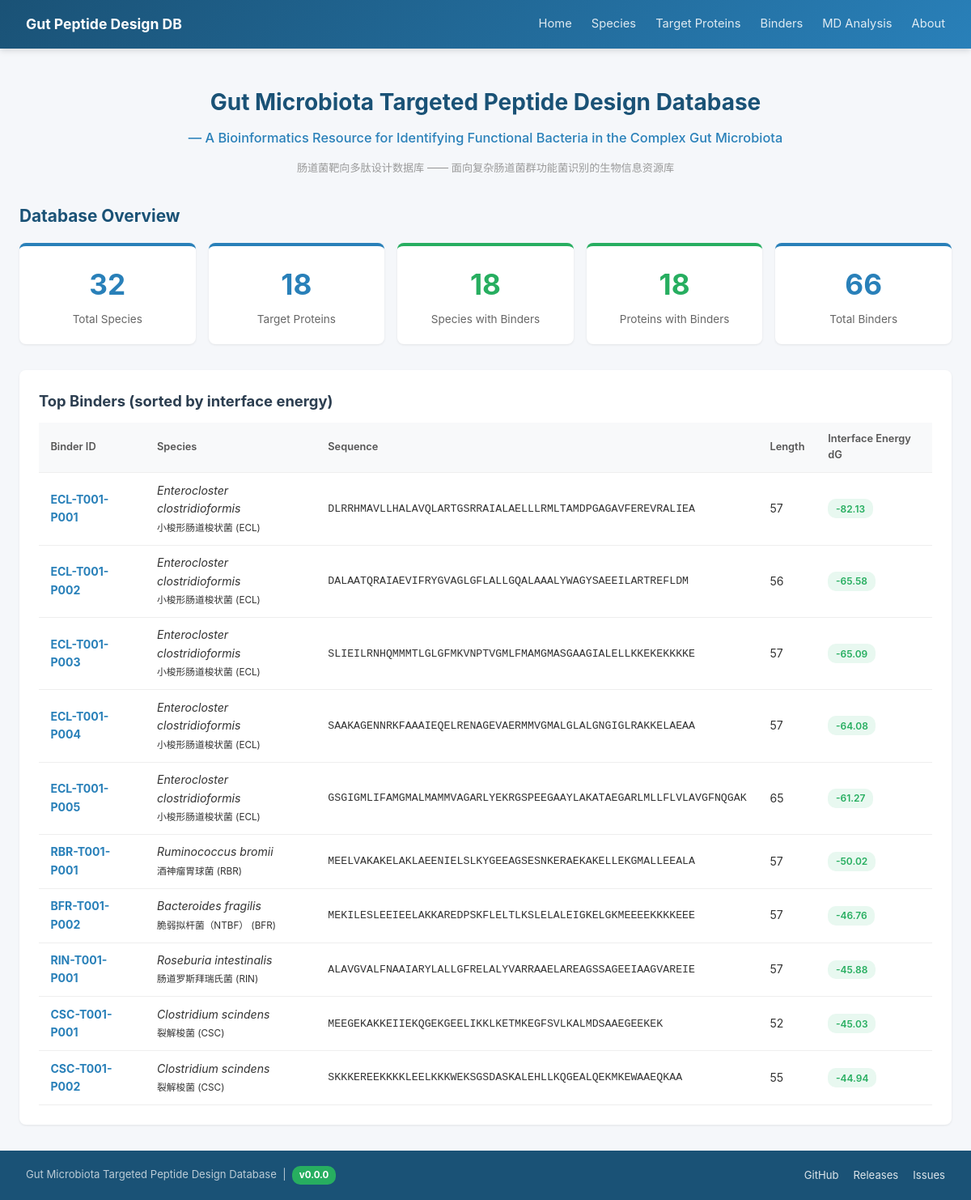
Before: / with the older database file.
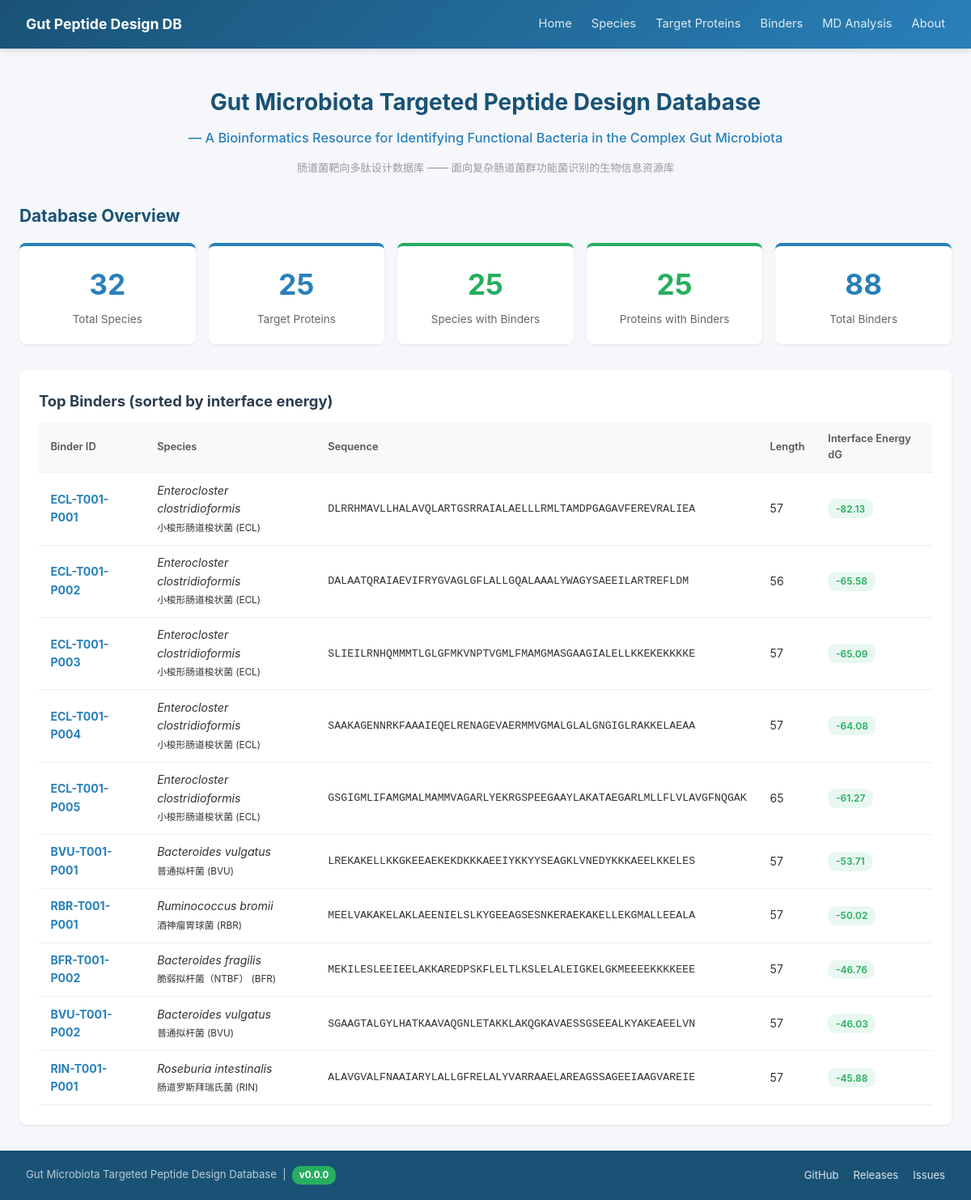
After: the same page with the newer database file.
### tables this page shows
CREATE TABLE Binder (
        Binder_ID       TEXT PRIMARY KEY,
        Species_ID      TEXT NOT NULL,
        Binder_Sequence TEXT,
        Length          INTEGER,
        Raw_Score       REAL,
        dG_sep_norm     REAL,
        dSASA_int       REAL,
        complex_norm    REAL,
        total_score     REAL,
        packstat        REAL,
        hbonds_int      INTEGER,
        pLDDT_total     REAL,
        pLDDT_binder    REAL,
        PAE_interaction REAL,
        binder_RMSD     REAL,
        target_RMSD     REAL,
        Sequence_File   TEXT,
        Structure_File  TEXT,
        Notes           TEXT,
        FOREIGN KEY (Species_ID) REFERENCES Species(Species_ID)
    );

CREATE TABLE Species (
        Species_ID      TEXT PRIMARY KEY,
        Scientific_Name TEXT NOT NULL,
        Chinese_Name    TEXT,
        Taxonomy_ID     INTEGER,
        Genome_Accession TEXT,
        Proteome_Source TEXT,
        Notes           TEXT
    );

### app.py (the view)
@app.route('/')
def index():
    db = get_db()
    s = {}
    s['species'] = db.execute("SELECT COUNT(*) FROM Species").fetchone()[0]
    s['proteins'] = db.execute("SELECT COUNT(*) FROM Target_Protein").fetchone()[0]
    s['binders'] = db.execute("SELECT COUNT(*) FROM Binder").fetchone()[0]
    s['success_species'] = db.execute("SELECT COUNT(DISTINCT Species_ID) FROM Binder").fetchone()[0]
    s['success_proteins'] = db.execute("""
        SELECT COUNT(DISTINCT p.Protein_ID) FROM Target_Protein p
        JOIN Binder b ON p.Species_ID = b.Species_ID
    """).fetchone()[0]
    recent = []
    if s['binders'] > 0:
        recent = db.execute("""
            SELECT b.*, s.Scientific_Name, s.Chinese_Name
            FROM Binder b JOIN Species s ON b.Species_ID = s.Species_ID
            ORDER BY b.Raw_Score ASC LIMIT 10
        """).fetchall()
    pending = db.execute("""
        SELECT Species_ID, Chinese_Name, Scientific_Name FROM Species
        WHERE Species_ID NOT IN (SELECT DISTINCT Species_ID FROM Binder)
        ORDER BY Species_ID
    """).fetchall()
    return render_template('index.html', stats=s, recent=recent, pending=pending)

### app.py (called while the page is built)
@app.context_processor
def inject_meta():
    return {'DB_VERSION': DB_VERSION, 'REPO_URL': REPO_URL}

def get_db():
    if 'db' not in g:
        g.db = sqlite3.connect(DB_PATH)
        g.db.row_factory = sqlite3.Row
    return g.db

### templates/index.html (shortened to what this page needs)
{% extends "base.html" %}
{% block content %}
<div style="text-align:center; padding:1rem 0 2rem;">
    <h1 style="font-size:1.75rem; color:#1a5276; margin-bottom:.7rem; line-height:1.35;">Gut Microbiota Targeted Peptide Design Database</h1>
    <p style="font-size:1.02rem; color:#2980b9; font-weight:500; margin-bottom:.9rem;">— A Bioinformatics Resource for Identifying Functional Bacteria in the Complex Gut Microbiota</p>
    <p style="font-size:.82rem; color:#999;">肠道菌靶向多肽设计数据库 —— 面向复杂肠道菌群功能菌识别的生物信息资源库</p>
</div>
<h2 style="font-size:1.3rem; color:#1a5276; margin-bottom:1rem;">Database Overview</h2>
<div class="stats-grid">
    <div class="stat-card"><div class="stat-number">{{ stats.species }}</div><div class="stat-label">Total Species</div></div>
    <div class="stat-card"><div class="stat-number">{{ stats.proteins }}</div><div class="stat-label">Target Proteins</div></div>
    <div class="stat-card stat-highlight"><div class="stat-number">{{ stats.success_species }}</div><div class="stat-label">Species with Binders</div></div>
    <div class="stat-card stat-highlight"><div class="stat-number">{{ stats.success_proteins }}</div><div class="stat-label">Proteins with Binders</div></div>
    <div class="stat-card"><div class="stat-number">{{ stats.binders }}</div><div class="stat-label">Total Binders</div></div>
</div>
{% if recent %}
<div class="card">
    <h2>Top Binders (sorted by interface energy)</h2>
    <table>
        <thead><tr><th>Binder ID</th><th>Species</th><th>Sequence</th><th>Length</th><th>Interface Energy dG</th></tr></thead>
        <tbody>
            {% for b in recent %}
            <tr>
                <td><a href="/binders/{{ b.Binder_ID }}"><strong>{{ b.Binder_ID }}</strong></a></td>
                <td><em>{{ b.Scientific_Name }}</em><br><small>{{ b.Chinese_Name }} ({{ b.Species_ID }})</small></td>
                <td style="font-family:monospace; font-size:.83rem;">{{ b.Binder_Sequence }}</td>
                <td>{{ b.Length or '-' }}</td>
                <td>
                    {% if b.Raw_Score %}
                    <span class="badge {% if b.Raw_Score < -6 %}badge-green{% elif b.Raw_Score < -4 %}badge-blue{% else %}badge-orange{% endif %}">
                        {{ "%.2f"|format(b.Raw_Score) }}
                    </span>{% else %}-{% endif %}
                </td>
            </tr>
            {% endfor %}
        </tbody>
    </table>
</div>
{% else %}
<div class="card empty-state">
    <p>No Binder data available.</p>
    <p style="font-size:.85rem;">Populate data/proteins.csv and data/binders.csv, then run <code>python batch_import.py</code></p>
</div>
{% endif %}
{% endblock %}

Changed rows visible on the page:
no longer on this page (row unchanged): Binder: Binder_ID "CSC-T001-P001", Scientific_Name "Clostridium scindens", Chinese_Name "裂解梭菌", Species_ID "CSC", Binder_Sequence "MEEGEKAKKEIIEKQGEKGEELIKKLKETMKEGFSVLKALMDSAAEGEEKEK", Length "52", Raw_Score "-45.03"
no longer on this page (row unchanged): Binder: Binder_ID "CSC-T001-P002", Scientific_Name "Clostridium scindens", Chinese_Name "裂解梭菌", Species_ID "CSC", Binder_Sequence "SKKKEREEKKKKLEELKKKWEKSGSDASKALEHLLKQGEALQEKMKEWAAEQKAA", Length "55", Raw_Score "-44.94"
added Binder: Binder_ID "BVU-T001-P001", Scientific_Name "Bacteroides vulgatus", Chinese_Name "普通拟杆菌", Species_ID "BVU", Binder_Sequence "LREKAKELLKKGKEEAEKEKDKKKAEEIYKKYYSEAGKLVNEDYKKKAEELKKELES", Length "57", Raw_Score "-53.71"
added Binder: Binder_ID "BVU-T001-P002", Scientific_Name "Bacteroides vulgatus", Chinese_Name "普通拟杆菌", Species_ID "BVU", Binder_Sequence "SGAAGTALGYLHATKAAVAQGNLETAKKLAKQGKAVAESSGSEEALKYAKEAEELVN", Length "57", Raw_Score "-46.03"
Other visible differences:
{{ stats.proteins }}: "18" → "25"
{{ stats.success_species }}: "18" → "25"
{{ stats.success_proteins }}: "18" → "25"
{{ stats.binders }}: "66" → "88"
